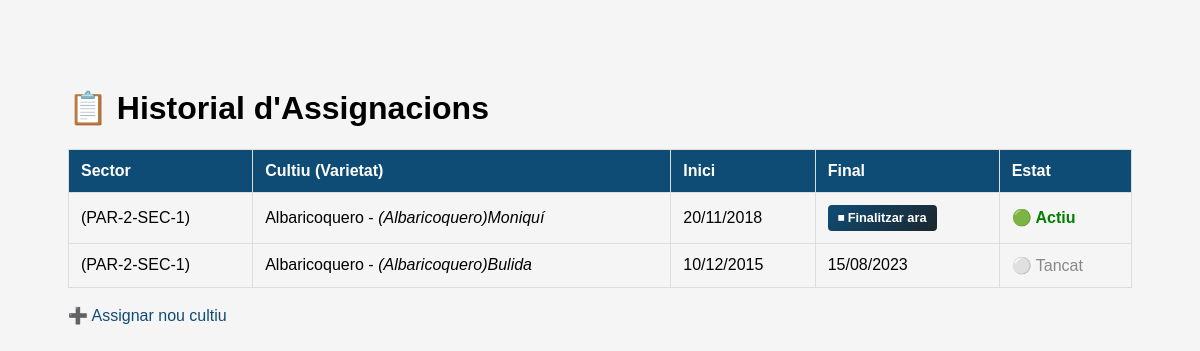
Page /Cultivos/Assignacio.php on the earlier database version.
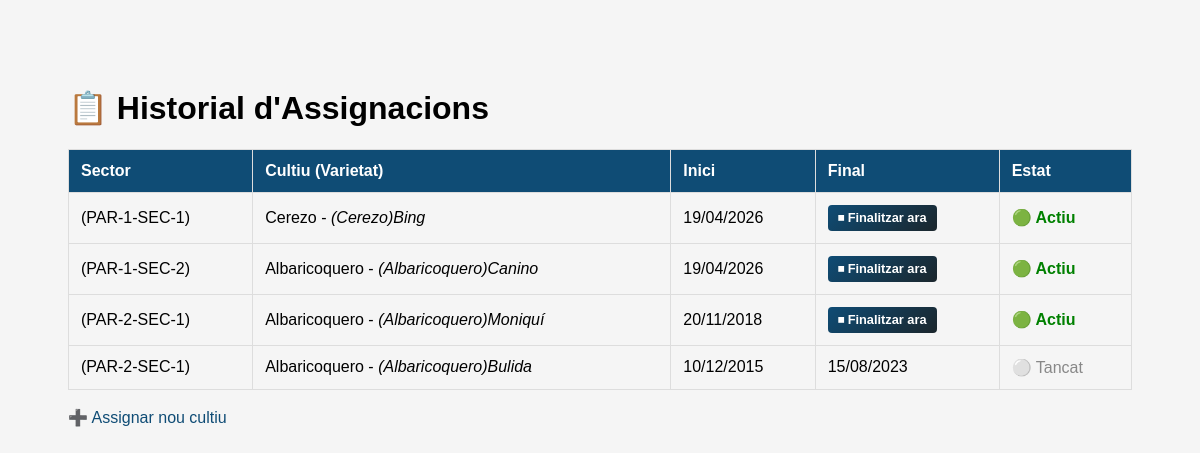
Same page on the later database version.
### tables this page shows
CREATE TABLE `historial_cultivos` (
  `id` int(11) NOT NULL,
  `sector_id` int(11) NOT NULL,
  `variedad_id` int(11) NOT NULL,
  `fecha_plantacion` date NOT NULL,
  `fecha_arrancada` date DEFAULT NULL,
  `marco_plantacion` varchar(20) DEFAULT NULL,
  `numero_arboles_plantados` int(11) DEFAULT NULL,
  `arboles_fallados` int(11) DEFAULT 0,
  `origen_material` varchar(100) DEFAULT NULL,
  `sistema_formacion` varchar(50) DEFAULT NULL,
  `inversion_inicial` decimal(12,2) DEFAULT NULL,
  `rendimiento_kg_ha` decimal(10,2) DEFAULT NULL,
  `observaciones` text DEFAULT NULL
);

CREATE TABLE `sectores_cultivo` (
  `id` int(11) NOT NULL,
  `parcela_id` int(11) DEFAULT NULL,
  `codigo` varchar(20) NOT NULL,
  `nombre` varchar(100) NOT NULL,
  `coordenadas_geojson` text DEFAULT NULL,
  `superficie_efectiva_ha` decimal(10,4) DEFAULT NULL,
  `fecha_creacion` date DEFAULT NULL,
  `activo` tinyint(1) DEFAULT 1
);

CREATE TABLE `cultivos` (
  `id` int(11) NOT NULL,
  `nombre_comun` varchar(100) NOT NULL,
  `nombre_cientifico` varchar(150) DEFAULT NULL,
  `familia` varchar(100) DEFAULT NULL,
  `categoria` varchar(50) DEFAULT NULL
);

CREATE TABLE `variedades` (
  `id` int(11) NOT NULL,
  `cultivo_id` int(11) NOT NULL,
  `nombre` varchar(100) NOT NULL,
  `descripcion` text DEFAULT NULL,
  `necesidades_hidricas` varchar(50) DEFAULT NULL,
  `horas_frio` int(11) DEFAULT NULL,
  `resistencia_malezas` varchar(50) DEFAULT NULL,
  `productividad_media_kg_ha` decimal(8,2) DEFAULT NULL
);

### Cultivos/Assignacio.php (the view, shortened to what this page needs)
<?php
require '../db.php';
$sql = "SELECT
            h.id,
            p.nombre AS parcela_nombre,
            s.codigo AS sector_codigo,
            c.nombre_comun AS cultivo_nombre,
            v.nombre AS variedad_nombre,
            h.fecha_plantacion,
            h.fecha_arrancada
        FROM historial_cultivos h
        LEFT JOIN sectores_cultivo s ON h.sector_id = s.id
        LEFT JOIN sectores_parcelas sp ON s.id = sp.sector_id
        LEFT JOIN parcelas p ON sp.parcela_id = p.id
        LEFT JOIN variedades v ON h.variedad_id = v.id
        LEFT JOIN cultivos c ON v.cultivo_id = c.id
        ORDER BY h.fecha_arrancada ASC, h.fecha_plantacion DESC";
$stmt = $pdo->query($sql);
$assignacions = $stmt->fetchAll(PDO::FETCH_ASSOC);
?>
<!DOCTYPE html>
<html lang="ca">
<head>
    <link rel="stylesheet" href="../css/tasques.css">
</head>
<body>
    <div style="padding: 40px;">
        <h1>📋 Historial d'Assignacions</h1>
        <table>
            <thead>
                <tr>
                    <th>Sector</th>
                    <th>Cultiu (Varietat)</th>
                    <th>Inici</th>
                    <th>Final</th>
                    <th>Estat</th>
                </tr>
            </thead>
            <tbody>
                <?php foreach ($assignacions as $asig): ?>
                <tr>
                    <td><?= htmlspecialchars($asig['parcela_nombre']) ?> (<?= $asig['sector_codigo'] ?>)</td>
                    <td><?= htmlspecialchars($asig['cultivo_nombre']) ?> - <i><?= htmlspecialchars($asig['variedad_nombre']) ?></i></td>
                    <td><?= date('d/m/Y', strtotime($asig['fecha_plantacion'])) ?></td>
                    <td>
                        <?php if ($asig['fecha_arrancada']): ?>
                            <?= date('d/m/Y', strtotime($asig['fecha_arrancada'])) ?>
                        <?php else: ?>
                            <form method="POST" onsubmit="return confirm('Vols finalitzar aquest cultiu avui?');">
                                <button type="submit" class="btn-finalitzar">⏹ Finalitzar ara</button>
                            </form>
                        <?php endif; ?>
                    </td>
                    <td>
                        <?php if (!$asig['fecha_arrancada']): ?>
                            <span class="actiu">🟢 Actiu</span>
                        <?php else: ?>
                            <span class="tancat">⚪ Tancat</span>
                        <?php endif; ?>
                    </td>
                </tr>
                <?php endforeach; ?>
            </tbody>
        </table>
        <br>
        <a href="GestioCulti.php" style="text-decoration: none; color: #0f4c75;">➕ Assignar nou cultiu</a>
    </div>
</body>
</html>

### css/tasques.css (style rules this page uses)
body { font-family: 'Poppins', sans-serif; padding: 20px; background: #f5f5f5; }
button { background: linear-gradient(135deg, #0f4c75, #1b262c); color: white; padding: 12px 30px; border: none; border-radius: 25px; cursor: pointer; font-size: 16px; font-weight: bold; }
table { width: 100%; border-collapse: collapse; }
th, td { padding: 12px; text-align: left; border-bottom: 1px solid #ddd; }
th { background: #0f4c75; color: white; }

### Cultivos/Assignacio.php (style rules this page uses)
table { width: 100%; border-collapse: collapse; margin-top: 20px; font-family: sans-serif; }
th, td { border: 1px solid #ddd; padding: 12px; text-align: left; }
th { background: #0f4c75; color: white; }
.actiu { color: green; font-weight: bold; }
.tancat { color: #888; }
.btn-finalitzar { background-color: #e74c3c; color: white; border: none; padding: 5px 10px; border-radius: 4px; cursor: pointer; font-size: 0.8em; }

Differences in the rows shown:
added historial_cultivos: sector.codigo "PAR-1-SEC-1", cultivos.nombre_comun "Cerezo", variedad.nombre "(Cerezo)Bing", fecha_plantacion "19/04/2026", shows "🟢 Actiu"
added historial_cultivos: sector.codigo "PAR-1-SEC-2", cultivos.nombre_comun "Albaricoquero", variedad.nombre "(Albaricoquero)Canino", fecha_plantacion "19/04/2026", shows "🟢 Actiu"
